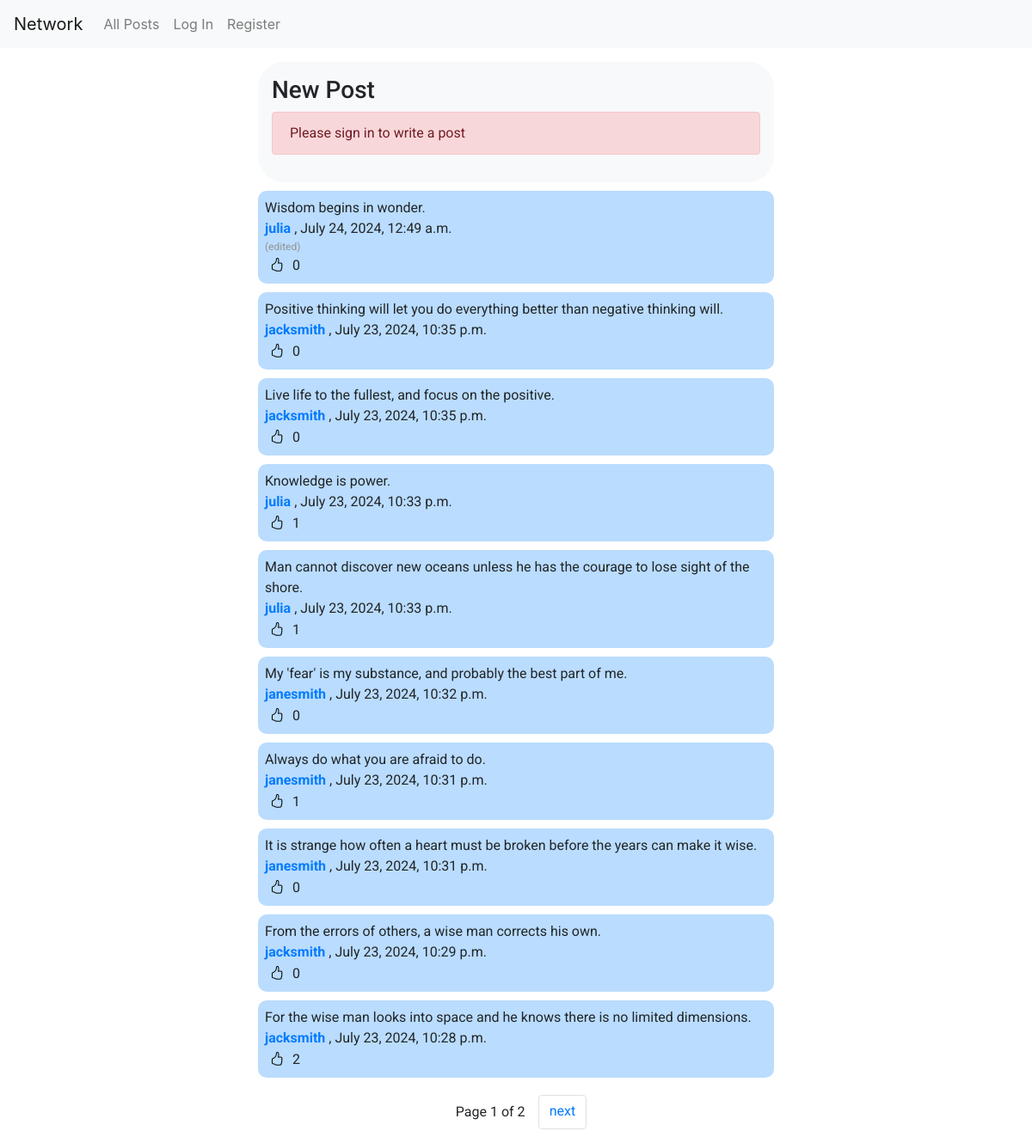
The page / on the database its author committed.
### network/models.py (models this page shows, shortened)
class Post(models.Model):
    author = models.ForeignKey(User, on_delete=models.CASCADE, default=None, related_name="user")
    post = models.CharField(max_length=250, blank=False, null=False)
    date = models.DateTimeField(auto_now_add=True)
    is_edited = models.BooleanField(default=False)

class User(AbstractUser):
    pass

### network/views.py (the view)
# urls.py: path("", views.index, name="index"),
def index(request):
    all_posts = Post.objects.all().order_by('-date')
    paginator = Paginator(all_posts, 10)
    user_liked_posts = []
    if request.user.is_authenticated:
        for like in Likes.objects.filter(user=request.user):
            user_liked_posts.append(like.post_id)
    page_number = request.GET.get('page')
    page_obj = paginator.get_page(page_number)
    return render(request, 'network/index.html', {
        'page_obj': page_obj,
        'all_posts': all_posts,
        "user_liked_posts": user_liked_posts
        })

### network/templates/network/index.html (shortened to what this page needs)
{% extends "network/layout.html" %}
{% load static %}
{% block body %}
    <div class="new-post-flex">
        <div class="new-post">
            <h3>New Post</h3>
            {% if user.is_authenticated %}
            <form class="new-post-form" action="{% url 'new_post' %}" method="post">
                {% csrf_token %}
                <div>
                    <textarea id="post-content" name="post" placeholder="Write your message here..."></textarea>
                </div>
                <div>
                    <button class="btn btn-primary new-post-btn" type="submit">New Post</button>
                </div>
            </form>
            {% else %}
            <p class="alert alert-danger" role="alert">Please sign in to write a post</p>
            {% endif %}
        </div>
    </div>
    <div class="posts-flex">
        <div class="recent-posts">
            {% for post in page_obj %}
            <div class="single-post" id="post-{{ post.id }}">
                <p class="post-content" id="content-{{ post.id }}">{{ post.post }}</p>
                <p>
                    <a href="{% url 'profile' post.author.id %}">
                    <strong>{{ post.author.username }}</strong>
                    </a>,
                    {{ post.date|date:"F j, Y, g:i a" }}
                </p>
                {% if not post.is_edited %}
                    <p class="edited" id="edited-{{ post.id }}" style="color: rgb(148, 148, 148); display: none;">
                        (edited)
                    </p>
                {% else %}
                    <p class="edited" id="edited-{{ post.id }}" style="color: rgb(148, 148, 148); display: block;">
                        (edited)
                    </p>
                {% endif %}
                <div class="like-edit-flex">
                    <div>
                        <p><button class="like-btn" data-post-id="{{ post.id }}" data-user-id="{{ user.id }}">
                            {% if post.id in user_liked_posts %}
                                <i class="liked-{{ post.id }} bi bi-hand-thumbs-up-fill" style="display: block;"></i>
                                <i class="unliked-{{ post.id }} bi bi-hand-thumbs-up" style="display: none;"></i>
                            {% else %}
                                <i class="unliked-{{ post.id }} bi bi-hand-thumbs-up" style="display: block;"></i>
                            {% endif %}
                            </button>
                            <span id="like-count-{{ post.id }}">{{ post.post_likes.count }}</span>
                        </p>
                    </div>
                </div>
            </div>
            {% endfor %}
        </div>
    </div>
    <div class="pagination justify-content-center">
        <span class="page-item">
            <span class="current-page">
                Page {{ page_obj.number }} of {{ page_obj.paginator.num_pages }}
            </span>
            {% if page_obj.has_next %}
                <a class="page-link" href="?page={{ page_obj.next_page_number }}">next</a>
            {% endif %}
        </span>
    </div>
{% endblock %}

### network/templates/network/layout.html (shortened to what this page needs)
{% load static %}
<!DOCTYPE html>
<html lang="en">
    <head>
        <link rel="stylesheet" href="https://stackpath.bootstrapcdn.com/bootstrap/4.4.1/css/bootstrap.min.css">
        <link href="{% static 'network/styles.css' %}" rel="stylesheet">
        <link rel="stylesheet" href="https://cdn.jsdelivr.net/npm/bootstrap-icons@1.5.0/font/bootstrap-icons.css">
    </head>
    <body>
        <nav class="navbar navbar-expand-lg navbar-light bg-light">
            <a class="navbar-brand" href="#">Network</a>
            <div>
              <ul class="navbar-nav mr-auto">
                <li class="nav-item">
                  <a class="nav-link" href="{% url 'index' %}">All Posts</a>
                </li>
                {% if user.is_authenticated %}
                    <li class="nav-item">
                        <a class="nav-link" href="{% url 'following' %}">Following</a>
                    </li>
                    <li class="nav-item">
                        <a class="nav-link" href="{% url 'logout' %}">Log Out</a>
                    </li>
                {% else %}
                    <li class="nav-item">
                        <a class="nav-link" href="{% url 'login' %}">Log In</a>
                    </li>
                    <li class="nav-item">
                        <a class="nav-link" href="{% url 'register' %}">Register</a>
                    </li>
                {% endif %}
              </ul>
            </div>
          </nav>
        <div class="body">
            {% block body %}
            {% endblock %}
        </div>
    </body>
</html>

### network/static/network/styles.css (style rules this page uses)
.body { height: 100%; padding: 1rem; font-family: "Roboto", sans-serif; }
.new-post-flex { display: flex; justify-content: center; }
.new-post { display: inline-block; width: 50vw; background-color: rgb(248, 249, 250); padding: 1rem; border-radius: 30px; }
.posts-flex { display: flex; justify-content: center; }
.recent-posts { display: flex; flex-direction: column; justify-content: center; width: 50vw; margin-bottom: 20px; }
.single-post { background-color: rgb(186, 220, 254); padding: 0.5rem; margin-top: 10px; border-radius: 10px; display: flex; flex-direction: column; }
.single-post p { margin: 0; }
.page-item { display: flex; flex-direction: row; gap: 0.2rem; }
.current-page { padding: 8px 12px 8px 12px; }
.like-btn { border: none; background-color: transparent; }
.edited { font-size: 12px; color: rgb(148, 148, 148); }
.like-edit-flex { display: flex; flex-direction: row; gap: 10px; }

### rows shown on the page
Post: post "Wisdom begins in wonder.", author.username "julia", date "July 24, 2024, 12:49 a.m.", post_likes.count "0"
Post: post "Positive thinking will let you do everything better than negative thinking will.", author.username "jacksmith", date "July 23, 2024, 10:35 p.m.", post_likes.count "0"
Post: post "Live life to the fullest, and focus on the positive.", author.username "jacksmith", date "July 23, 2024, 10:35 p.m.", post_likes.count "0"
Post: post "Knowledge is power.", author.username "julia", date "July 23, 2024, 10:33 p.m.", post_likes.count "1"
Post: post "Man cannot discover new oceans unless he has the courage to lose sight of the shore.", author.username "julia", date "July 23, 2024, 10:33 p.m.", post_likes.count "1"
Post: post "My 'fear' is my substance, and probably the best part of me.", author.username "janesmith", date "July 23, 2024, 10:32 p.m.", post_likes.count "0"
Post: post "Always do what you are afraid to do.", author.username "janesmith", date "July 23, 2024, 10:31 p.m.", post_likes.count "1"
Post: post "It is strange how often a heart must be broken before the years can make it wise.", author.username "janesmith", date "July 23, 2024, 10:31 p.m.", post_likes.count "0"
Post: post "From the errors of others, a wise man corrects his own.", author.username "jacksmith", date "July 23, 2024, 10:29 p.m.", post_likes.count "0"
Post: post "For the wise man looks into space and he knows there is no limited dimensions.", author.username "jacksmith", date "July 23, 2024, 10:28 p.m.", post_likes.count "2"

### other values the page prints
{{ page_obj.number }} "1"
{{ page_obj.paginator.num_pages }} "2"
